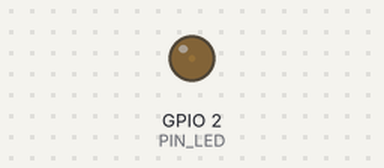
This program was run on a simulated ESP32. Parts: output pins drawn as LEDs (lit = HIGH).

Above: at 0.05 s.
At 1.15 s:
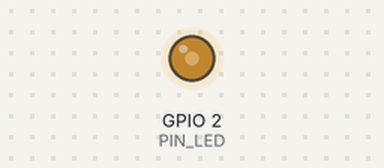
At 2.3 s:
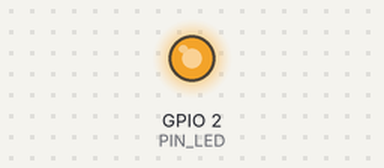
At 4.55 s:
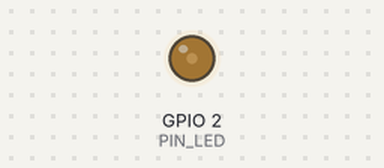
Timing chart, 0 to 6.6 s (numbered marks = the images above):
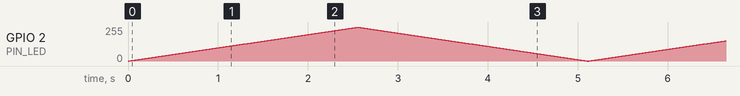

The program:

main.cpp
```cpp
#include <Arduino.h>

/**********************************************************************
  Filename    : BreathingLight
  Description : Make led light fade in and out, just like breathing.
  Auther      : www.freenove.com
  Modification: 2024/06/18
**********************************************************************/
#define PIN_LED 2 // define the led pin
#define FRQ 1000  // define the pwm frequency
#define PWM_BIT 8 // define the pwm precisions
#define CHN 0     // define the pwn channel

void setup()
{
  ledcSetup(CHN, FRQ, PWM_BIT); // setup the ledc
  ledcAttachPin(PIN_LED, CHN);  // attach the led pin to pwm channel
}

void loop()
{
  for (int i = 0; i < 255; i++)
  {
    ledcWrite(CHN, i);
    delay(10);
  }

  for (int i = 255; i > -1; i--)
  {
    ledcWrite(CHN, i);
    delay(10);
  }
}
```
